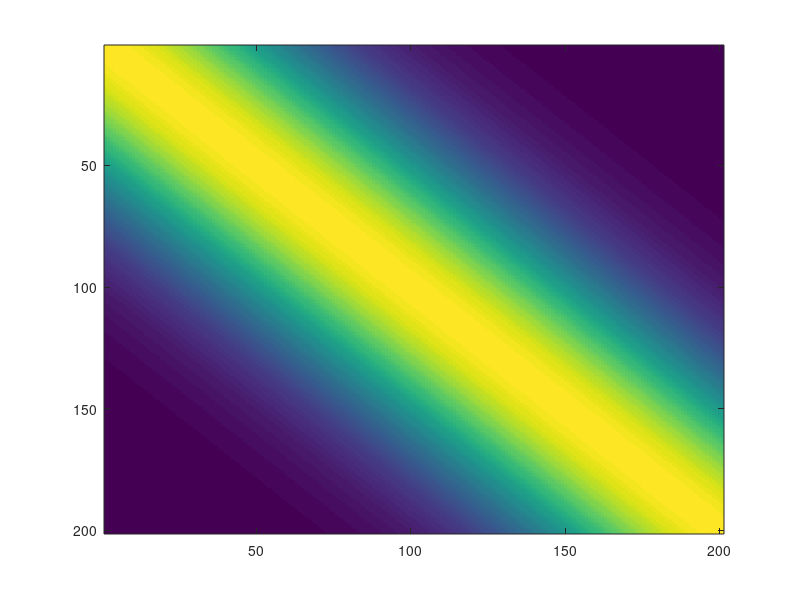
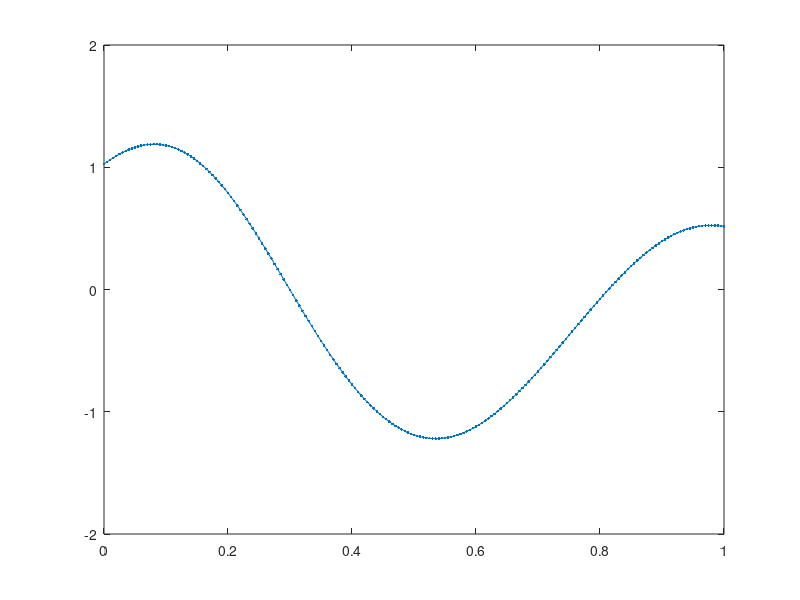

These charts were generated, in order, by the following MATLAB code:
% Choose a kernel (covariance function)  
kernel = 3;
switch kernel
    case 1;        k =@(x,y) 1*x'*y; % Linear      
    case 2; k =@(x,y) 1*min(x,y); % Brownian     
    case 3; k =@(x,y) exp(-10*(x-y)'*(x-y)); % Squared exponential     
    case 4; k =@(x,y) exp(-1*sqrt((x-y)'*(x-y)));     
    case 5; k =@(x,y) exp(-1*sin(50*pi*(x-y))^2) % Periodic     
    case 6; k =@(x,y) exp(-100*min(abs(x-y), abs(x+y))^2) ;
end

% Choose points at which to sample 15 
x= (0:.005:1);
n = length(x);  

% Construct the covariance matrix  
C = zeros(n,n); 
for i = 1:n      
    for j = 1:n          
        C(i,j)= k(x(i),x(j));     
    end
end
figure(1)   
imagesc(C)
%Sample from the Gaussian process at these  
u = randn(n,1); % sample u ~ N(0, I) 
[A,S, B] = svd(C); % factor C = ASB' 
z = A*sqrt(S)*u; % z = A S^.5 u  

% Plot  
figure(2); 
hold on; 
clf 
plot(x,z,'.-') 
axis([0, 1, -2, 2])